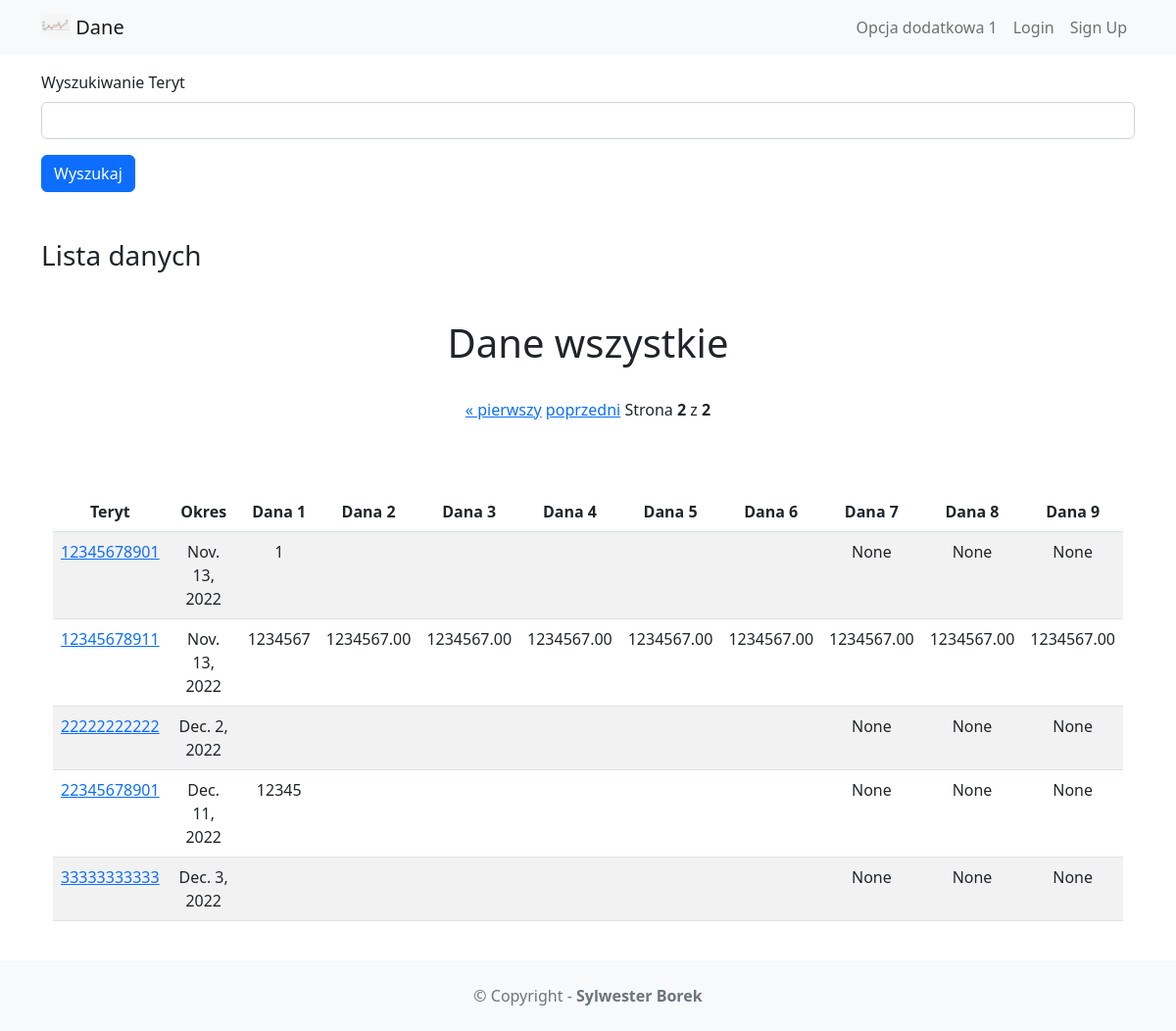
Screenshot of /?page=2 with the database file from the repository.
### data_pres/models.py (models this page shows)
class Dane(models.Model):
    teryt=models.CharField(validators=[MaxLengthValidator(11),MinLengthValidator(11)],\
        max_length = 11)
    okres=models.DateField()
    dana1=models.IntegerField(blank=True,null=True)
    dana2=models.DecimalField(max_digits=10,decimal_places=2,blank=True,null=True)
    dana3=models.DecimalField(max_digits=10,decimal_places=2,blank=True,null=True)
    dana4=models.DecimalField(max_digits=10,decimal_places=2,blank=True,null=True)
    dana5=models.DecimalField(max_digits=10,decimal_places=2,blank=True,null=True)
    dana6=models.DecimalField(max_digits=10,decimal_places=2,blank=True,null=True)
    dana7=models.DecimalField(max_digits=10,decimal_places=2,blank=True,null=True)
    dana8=models.DecimalField(max_digits=10,decimal_places=2,blank=True,null=True)
    dana9=models.DecimalField(max_digits=10,decimal_places=2,blank=True,null=True)

### data_pres/views.py (the view)
# urls.py: path('',data_presViews.data_list, name='data_list'),
def data_list(request):
    searchTerm = request.GET.get('searchData')
    if searchTerm:
        danes = Dane.objects.filter(teryt__icontains=searchTerm)
        paginator = Paginator(danes, 6)
        page_number = request.GET.get('page')
        page_obj = paginator.get_page(page_number)
    else:
        danes = Dane.objects.all().order_by('teryt')
        paginator = Paginator(danes, 6)
        page_number = request.GET.get('page')
        page_obj = paginator.get_page(page_number)
    return render(request, 'Data_list.html',
                  {'searchTerm': searchTerm,'danes':page_obj })

### data_pres/templates/Data_list.html (shortened to what this page needs)
{% extends 'base.html' %}
{% block content %}
    <form action="">
        <div class="mb-3">
          <label class="form-label">Wyszukiwanie Teryt</label>
          <input type="text" name="searchData" class="form-control">
        </div>
        <button type="submit" class="btn btn-primary">Wyszukaj</button>
      </form>
      <br>
      <br>
      <h3>Lista danych</h3>
<div class="container d-flex mt-5" style="width: 100%;">
  <div class="col">
    <h1 class="text-center">Dane wszystkie </h1>
      <table class="table table-striped mt-5">
        <thead>
          <tr>
              <th class="text-center" scope="col">Teryt</th>
              <th class="text-center" scope="col">Okres</th>
              <th class="text-center" scope="col">Dana 1</th>
              <th class="text-center" scope="col">Dana 2</th>
              <th class="text-center" scope="col">Dana 3</th>
              <th class="text-center" scope="col">Dana 4</th>
              <th class="text-center" scope="col">Dana 5</th>
              <th class="text-center" scope="col">Dana 6</th>
              <th class="text-center" scope="col">Dana 7</th>
              <th class="text-center" scope="col">Dana 8</th>
              <th class="text-center" scope="col">Dana 9</th>
              </tr>
        </thead>
        <tbody>
          {% for dane in danes %}
            <tr>
                  <td class="text-center"><a href="{% url 'detail' dane.id %}"> {{ dane.teryt }}</td></a>
                  <td class="text-center">{{ dane.okres }}</td>
                  <td class="text-center">{{ dane.dana1|default_if_none:"" }}</td>
                  <td class="text-center">{{ dane.dana2|default_if_none:"" }}</td>
                  <td class="text-center">{{ dane.dana3|default_if_none:"" }}</td>
                  <td class="text-center">{{ dane.dana4|default_if_none:"" }}</td>
                  <td class="text-center">{{ dane.dana5|default_if_none:"" }}</td>
                  <td class="text-center">{{ dane.dana6|default_if_none:"" }}</td>
                  <td class="text-center">{{ dane.dana7 }}</td>
                  <td class="text-center">{{ dane.dana8 }}</td>
                  <td class="text-center">{{ dane.dana9 }}</td>
            </tr>
            {% endfor %}
            <div class="container p-4">
              <div class="pagination justify-content-center">
                  <span class="step-links">
                    {% if danes.has_previous %}
                        <a href="?page=1">&laquo; pierwszy</a>
                        <a href="?page={{ danes.previous_page_number }}">poprzedni</a>
                    {% endif %}
                      <span class="current">
                          Strona <b>{{ danes.number }}</b> z <b>{{ danes.paginator.num_pages }}</b>
                      </span>
                  </span>
                  </div>
              </div>
          </tbody>
      </table>
  </div>
</div>
{% endblock content %}

### project/templates/base.html (shortened to what this page needs)
<!DOCTYPE html>
<html>
    <head>
        <link href="https://cdn.jsdelivr.net/npm/bootstrap@5.2.2/dist/css/bootstrap.min.css" rel="stylesheet">
    </head>
    <body>
        <nav class="navbar navbar-expand-lg navbar-light bg-light mb-3">
            <div class="container">
            <a class="navbar-brand" href="{% url 'data_list' %}">
                {% load static %}
                <img src="{% static 'images/chart.png' %}" alt="" width="30" height="24"
                class="d-inline-block align-text-top" />
                Dane
            </a>
                <div class="collapse navbar-collapse"  id="navbarNavAltMarkup">
                    <div class="navbar-nav ms-auto">
                        <a class="nav-link" href="#">Opcja dodatkowa 1</a>
                        {% if user.is_authenticated %}
                            <a class="nav-link" href="{% url 'logoutaccount' %}">
                                Wyloguj ({{ user.username }})
                            </a>
                        {% else %}
                            <a class="nav-link" href="{% url 'loginaccount' %}">Login</a>
                            <a class="nav-link" href="{% url 'signupaccount' %}">Sign Up</a>
                        {% endif %}
                    </div>
                </div>
        </div>
    </nav>
    <div class="container">
        {% block content %}
        {% endblock content %}
    </div>
    <footer class="text-center text-lg-start bg-light text-muted mt-4">
        <div class="text-center p-4">
            © Copyright -
            <a class="text-reset fw-bold text-decoration-none"
                target="_blank"
                href="https://github.com/sylwesterborek?tab=repositories">
                Sylwester Borek
            </a>
        </div>
    </footer>
  </body>
</html>

### rows the page displays
Dane: teryt "12345678901", okres "Nov. 13, 2022", dana1 "1", dana7 "None", dana8 "None", dana9 "None"
Dane: teryt "12345678911", okres "Nov. 13, 2022", dana1 "1234567", dana2 "1234567.00", dana3 "1234567.00", dana4 "1234567.00", dana5 "1234567.00", dana6 "1234567.00", dana7 "1234567.00", dana8 "1234567.00", dana9 "1234567.00"
Dane: teryt "22222222222", okres "Dec. 2, 2022", dana7 "None", dana8 "None", dana9 "None"
Dane: teryt "22345678901", okres "Dec. 11, 2022", dana1 "12345", dana7 "None", dana8 "None", dana9 "None"
Dane: teryt "33333333333", okres "Dec. 3, 2022", dana7 "None", dana8 "None", dana9 "None"

### other values shown
{{ danes.number }} "2"
{{ danes.paginator.num_pages }} "2"
